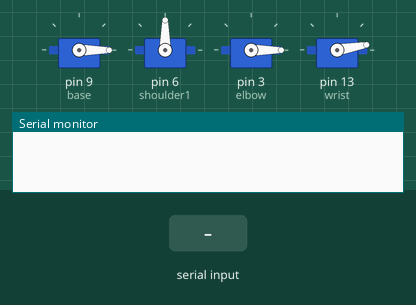
Recording of a sketch running on a simulated Arduino Uno, built with avr-gcc and run on an emulated ATmega328P. On the bench: 4 × servo, the last lines printed to the serial monitor. The inputs (shaded band) are chosen by the test bench.

Above: at 1.2 s.
1.3 s: "90,45,200\n" received over the second serial link
At 2.3 s:
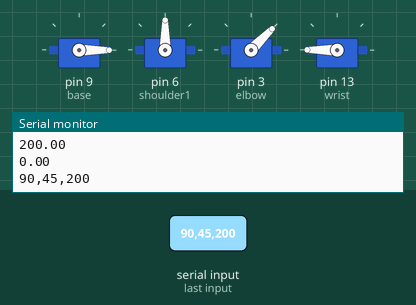
2.8 s: "30,150\n" received over the second serial link
At 3.4 s:
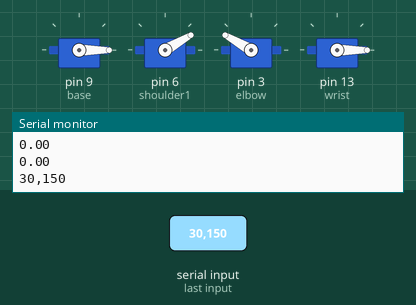
4.3 s: "90,45,200,10\n" received over the second serial link
At 5.1 s:
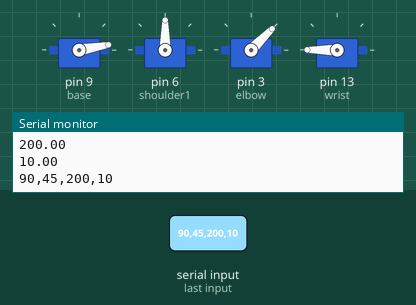
5.8 s: "30,150,10,200\n" received over the second serial link
At 6.3 s:
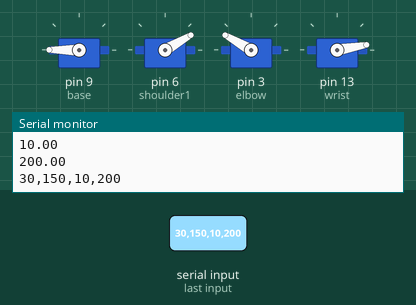
7.3 s: "90,45\n" received over the second serial link
At 8.5 s:
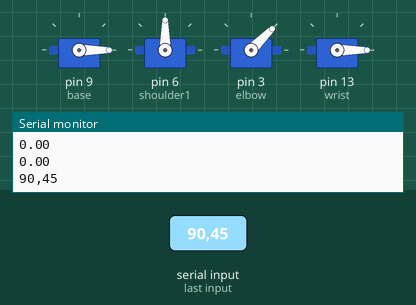
8.8 s: "30,150,10\n" received over the second serial link
At 9.2 s:
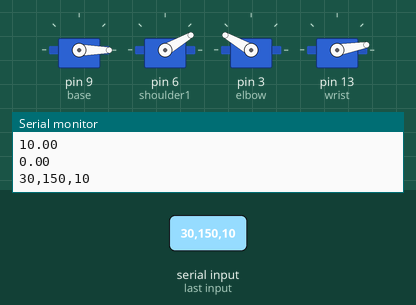
Timing chart, 0 to 11.3 s (numbered marks = the images above; inputs shaded):
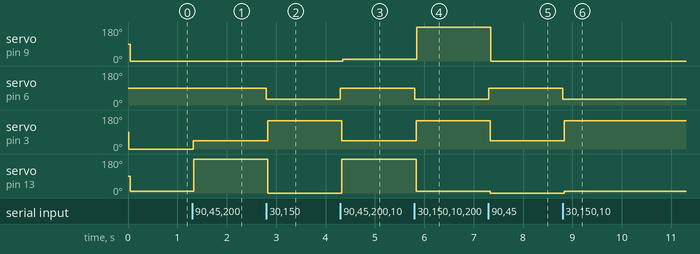

Measured:
- after the input at 1.3 s, servo on pin 3 (elbow): 0° → 45° at once; servo on pin 13 (wrist): 10° → 180° at once
- after the input at 2.8 s, servo on pin 6 (shoulder1): 90° → 30° at once; servo on pin 3 (elbow): 45° → 150° at once; servo on pin 13 (wrist): 180° → 0° at once
- after the input at 4.3 s, servo on pin 9 (base): 0° → 10° after 0.05 s; servo on pin 6 (shoulder1): 30° → 90° at once; servo on pin 3 (elbow): 150° → 45° at once; servo on pin 13 (wrist): 0° → 180° at once
- after the input at 5.8 s, servo on pin 9 (base): 10° → 180° after 0.05 s; servo on pin 6 (shoulder1): 90° → 30° at once; servo on pin 3 (elbow): 45° → 150° at once; servo on pin 13 (wrist): 180° → 10° at once
- after the input at 7.3 s, servo on pin 9 (base): 180° → 0° after 0.05 s; servo on pin 6 (shoulder1): 30° → 90° at once; servo on pin 3 (elbow): 150° → 45° at once; servo on pin 13 (wrist): 10° → 0° at once
- after the input at 8.8 s, servo on pin 6 (shoulder1): 90° → 30° at once; servo on pin 3 (elbow): 45° → 150° at once; servo on pin 13 (wrist): 0° → 10° at once

The sketch:

serial_servo.ino.ino
```cpp
#include <Servo.h>
#include <SoftwareSerial.h>
#define rxPin 11
#define txPin 10
float curr_rotation_angle=0;
Servo base, shoulder1,shoulder2, elbow, wrist;
SoftwareSerial esp32(rxPin, txPin); //tx, rx (trig,echo)

long duration;
float elbow_length = 133.7; //mm
float shoulder_length = 204; //mm
String inputString;
unsigned int HighByte = 0;
unsigned int LowByte  = 0;
unsigned int Len  = 0;

void setup() {
  // put your setup code here, to run once:
  base.attach(9);
  shoulder1.attach(6);
  //shoulder2.attach(11);
  elbow.attach(3);
  wrist.attach(13);

  Serial.begin(9600);
  esp32.begin(9600);
  goto_angle(90,0,10,0);
}

void loop() {
  //extend_arm();
//   digitalWrite(pingPin, HIGH);
//  delayMicroseconds(10);
//  digitalWrite(pingPin, LOW);
//  duration = pulseIn(echoPin, HIGH);
//  Serial.print(duration / 29 / 2);
//  Serial.println(" cm");
//  delay(300);

  //get_distance2();
  while(esp32.available())
{
    char inChar = (char)esp32.read();
    inputString += inChar;
    if(inChar == '\n')
    {
      handle_incoming(inputString);
      Serial.println(inputString);
      inputString = "";
    }
  }
}

void handle_incoming(String inputString)
{
  char receivedChars[inputString.length()];
  for(int i=0;i<inputString.length();i++){
    receivedChars[i] = inputString[i];
  }

  char * strtokIndx; // this is used by strtok() as an index

  strtokIndx = strtok(receivedChars,",");      // get the first part - the string
  float shoulder_angle = atoi(strtokIndx); // copy it to messageFromPC
  strtokIndx = strtok(NULL, ","); // this continues where the previous call left off
  float elbow_angle = atoi(strtokIndx);
  strtokIndx = strtok(NULL, ","); // this continues where the previous call left off
  float wrist_angle = atoi(strtokIndx);
  strtokIndx = strtok(NULL, "\n"); // this continues where the previous call left off
  float rotation_angle = atoi(strtokIndx);
  if (rotation_angle==360.0)
  {
    rotation_angle=curr_rotation_angle;
  }
  else
  {
    curr_rotation_angle=rotation_angle;
  }
  Serial.println(shoulder_angle);
  Serial.println(elbow_angle);
  Serial.println(wrist_angle);
  Serial.println(rotation_angle);

  //phi is the "tool angle"
  goto_angle(shoulder_angle,elbow_angle,wrist_angle,rotation_angle);
}

void goto_angle(float shoulder_angle, float elbow_angle, float wrist_angle,float rotation_angle)
{
  shoulder1.write(shoulder_angle);
  delay(15);
  //shoulder2.write(180-shoulder_angle);
  //delay(15);
  elbow.write(elbow_angle);
  delay(15);
  wrist.write(wrist_angle);
  delay(15);
  if (rotation_angle==360)
  {
    rotation_angle=curr_rotation_angle;
  }
  else
  {
    curr_rotation_angle=rotation_angle;
  }
  base.write(rotation_angle);
  delay(15);
}

void extend_arm()
{
  float total_elbow=160;
  float total_shoulder=90;
  float curr_elbow,curr_shoulder;
  float steps=1.0;
  goto_angle(90,0,0,360);
  goto_angle(90,0,0,360);
  goto_angle(90,0,0,360);
  goto_angle(90,0,0,360);
  curr_elbow=0.0;
  curr_shoulder=90.0;
  while(curr_shoulder>=0)
  {
    curr_shoulder=curr_shoulder-steps;
    curr_elbow=curr_elbow+(steps*(total_elbow/total_shoulder));
    goto_angle(curr_shoulder,curr_elbow,45,360);
    Serial.println(calc_length(curr_shoulder,curr_elbow,45)/1);
    //delay(100);
  }

}

float calc_length(float shoulder_angle, float elbow_angle, float wrist_angle)
{
 float elbow_offset=-90; //degrees
 return (elbow_length*sin((deg2rad(elbow_angle+elbow_offset))))+
 (shoulder_length*cos(deg2rad(shoulder_angle)));
}


double deg2rad(float deg)
{
 // deg = rad * 57296 / 1000;
  double rad = deg * 1000 / 57296;
  //Serial.println(deg);
  return rad;
}
```
